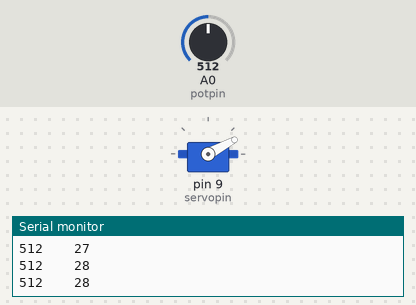
Recording of a sketch running on a simulated Arduino Uno, built with avr-gcc and run on an emulated ATmega328P. On the bench: servo, the last lines printed to the serial monitor. The test bench sets the inputs (shaded band); at power-on: A0 (potpin) = 512.

Above: at 1.27 s.
1.3 s: A0 (potpin) set to 0
At 3.07 s:
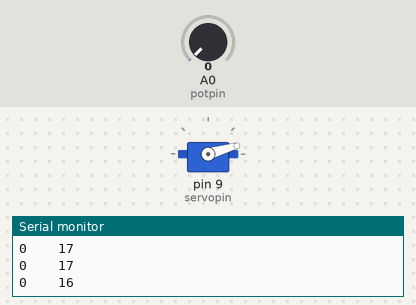
4.3 s: A0 (potpin) set to 122
7.3 s: A0 (potpin) set to 306
At 10.12 s:
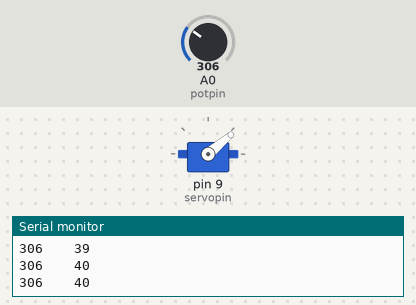
10.3 s: A0 (potpin) set to 511
At 13.12 s:
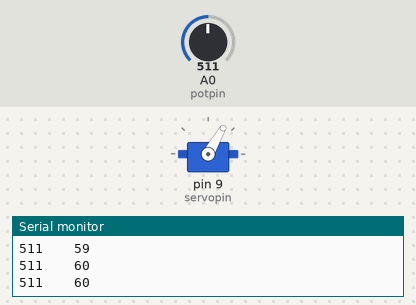
16.3 s: A0 (potpin) set to 716
At 16.42 s:
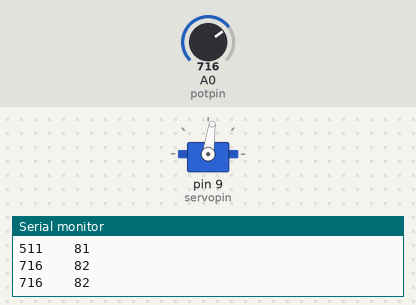
22.3 s: A0 (potpin) set to 900
Timing chart, 0 to 26.3 s (numbered marks = the images above; inputs shaded):
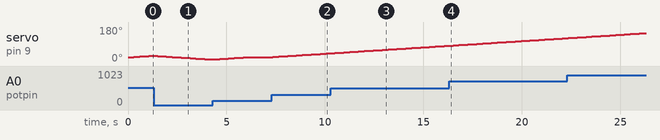

The sketch:

cservoprac.ino
```cpp
#include <Servo.h>


const int potpin = A0;  // create a constant integer called potpin attached to A0
const int servopin = 9; // create a constnat integer at pinj 9 called servopin

unsigned long lastprinttime = 0;
const int interval = 150;

int currentangle = 20;


Servo myservo;      // create a servo object called myservo


void setup(){
  myservo.attach(servopin); // attachs myservo to servopin

  Serial.begin(9600);     // begins communicating with the arduino at a 9600 baud rate. (9600 bits per second)
  myservo.write(20);


}


void loop(){


  int potValue = analogRead(potpin);    // integer potValue is the analog reading of whatever is beign sent to potpin
  int targetAngle = map(potValue,0,1023,0,180);


  unsigned long currentime = millis();

  if(currentime - lastprinttime >= interval){
    if(currentangle <targetAngle){

      currentangle = currentangle +1;
      myservo.write(currentangle);
    }


    Serial.print(potValue);
    Serial.print("    ");
    Serial.println(currentangle);

    lastprinttime = millis();


   if(currentangle > targetAngle){

      currentangle = currentangle -1;
      myservo.write(currentangle);
    }


    Serial.print(potValue);
    Serial.print("    ");
    Serial.println(currentangle);

    lastprinttime = millis();

  }
}
```

Measured:
- after the input at 7.3 s, servo on pin 9 (servopin): moves from 21° to 41° over 2.9 s, starting after 0.05 s
